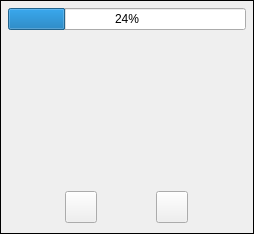
<?xml version="1.0" encoding="UTF-8"?>
<ui version="4.0">
 <class>AssetPhotoWidget</class>
 <widget class="QWidget" name="AssetPhotoWidget">
  <property name="geometry">
   <rect>
    <x>0</x>
    <y>0</y>
    <width>254</width>
    <height>234</height>
   </rect>
  </property>
  <property name="sizePolicy">
   <sizepolicy hsizetype="Expanding" vsizetype="Expanding">
    <horstretch>0</horstretch>
    <verstretch>0</verstretch>
   </sizepolicy>
  </property>
  <property name="minimumSize">
   <size>
    <width>0</width>
    <height>0</height>
   </size>
  </property>
  <property name="maximumSize">
   <size>
    <width>16777215</width>
    <height>16777215</height>
   </size>
  </property>
  <property name="windowTitle">
   <string>Form</string>
  </property>
  <layout class="QGridLayout" name="gridLayout_2">
   <property name="leftMargin">
    <number>0</number>
   </property>
   <property name="topMargin">
    <number>0</number>
   </property>
   <property name="rightMargin">
    <number>0</number>
   </property>
   <property name="bottomMargin">
    <number>0</number>
   </property>
   <property name="horizontalSpacing">
    <number>0</number>
   </property>
   <property name="verticalSpacing">
    <number>4</number>
   </property>
   <item row="0" column="0">
    <widget class="QFrame" name="m_MainFrame">
     <property name="sizePolicy">
      <sizepolicy hsizetype="Expanding" vsizetype="Expanding">
       <horstretch>0</horstretch>
       <verstretch>0</verstretch>
      </sizepolicy>
     </property>
     <property name="frameShape">
      <enum>QFrame::Box</enum>
     </property>
     <property name="frameShadow">
      <enum>QFrame::Plain</enum>
     </property>
     <layout class="QVBoxLayout" name="verticalLayout">
      <property name="spacing">
       <number>2</number>
      </property>
      <property name="leftMargin">
       <number>5</number>
      </property>
      <property name="topMargin">
       <number>5</number>
      </property>
      <property name="rightMargin">
       <number>5</number>
      </property>
      <property name="bottomMargin">
       <number>5</number>
      </property>
      <item>
       <layout class="QHBoxLayout" name="horizontalLayout_2">
        <property name="spacing">
         <number>0</number>
        </property>
        <item>
         <widget class="AvatarBar" name="m_LeftAvatarBar" native="true"/>
        </item>
        <item>
         <widget class="QFrame" name="m_PhotoEntryFrame">
          <property name="sizePolicy">
           <sizepolicy hsizetype="Expanding" vsizetype="Expanding">
            <horstretch>0</horstretch>
            <verstretch>0</verstretch>
           </sizepolicy>
          </property>
          <property name="minimumSize">
           <size>
            <width>0</width>
            <height>0</height>
           </size>
          </property>
          <property name="frameShape">
           <enum>QFrame::NoFrame</enum>
          </property>
          <property name="frameShadow">
           <enum>QFrame::Raised</enum>
          </property>
          <layout class="QGridLayout" name="gridLayout">
           <property name="leftMargin">
            <number>2</number>
           </property>
           <property name="topMargin">
            <number>2</number>
           </property>
           <property name="rightMargin">
            <number>2</number>
           </property>
           <property name="bottomMargin">
            <number>2</number>
           </property>
           <property name="spacing">
            <number>2</number>
           </property>
           <item row="1" column="0">
            <widget class="VidWidget" name="m_VidWidget" native="true">
             <property name="sizePolicy">
              <sizepolicy hsizetype="Expanding" vsizetype="Expanding">
               <horstretch>0</horstretch>
               <verstretch>0</verstretch>
              </sizepolicy>
             </property>
            </widget>
           </item>
           <item row="0" column="0">
            <widget class="QProgressBar" name="m_XferProgressBar">
             <property name="value">
              <number>24</number>
             </property>
            </widget>
           </item>
          </layout>
         </widget>
        </item>
        <item>
         <widget class="AvatarBar" name="m_RightAvatarBar" native="true"/>
        </item>
       </layout>
      </item>
      <item>
       <widget class="QFrame" name="m_TagFrame">
        <layout class="QHBoxLayout" name="horizontalLayout_3">
         <property name="spacing">
          <number>5</number>
         </property>
         <property name="leftMargin">
          <number>0</number>
         </property>
         <property name="topMargin">
          <number>0</number>
         </property>
         <property name="rightMargin">
          <number>0</number>
         </property>
         <property name="bottomMargin">
          <number>0</number>
         </property>
         <item>
          <widget class="QLabel" name="m_LeftUserNameLabel">
           <property name="sizePolicy">
            <sizepolicy hsizetype="Minimum" vsizetype="Preferred">
             <horstretch>0</horstretch>
             <verstretch>0</verstretch>
            </sizepolicy>
           </property>
           <property name="minimumSize">
            <size>
             <width>0</width>
             <height>0</height>
            </size>
           </property>
           <property name="maximumSize">
            <size>
             <width>16777215</width>
             <height>16777215</height>
            </size>
           </property>
           <property name="text">
            <string notr="true"/>
           </property>
           <property name="alignment">
            <set>Qt::AlignLeading|Qt::AlignLeft|Qt::AlignVCenter</set>
           </property>
          </widget>
         </item>
         <item>
          <widget class="QLabel" name="m_TagUserTextLabel">
           <property name="sizePolicy">
            <sizepolicy hsizetype="Expanding" vsizetype="Preferred">
             <horstretch>0</horstretch>
             <verstretch>0</verstretch>
            </sizepolicy>
           </property>
           <property name="minimumSize">
            <size>
             <width>0</width>
             <height>14</height>
            </size>
           </property>
           <property name="maximumSize">
            <size>
             <width>16777215</width>
             <height>16777215</height>
            </size>
           </property>
           <property name="text">
            <string/>
           </property>
           <property name="alignment">
            <set>Qt::AlignCenter</set>
           </property>
          </widget>
         </item>
         <item>
          <widget class="QLabel" name="m_RightUserNameLabel">
           <property name="sizePolicy">
            <sizepolicy hsizetype="Minimum" vsizetype="Preferred">
             <horstretch>0</horstretch>
             <verstretch>0</verstretch>
            </sizepolicy>
           </property>
           <property name="text">
            <string notr="true"/>
           </property>
           <property name="alignment">
            <set>Qt::AlignRight|Qt::AlignTrailing|Qt::AlignVCenter</set>
           </property>
          </widget>
         </item>
        </layout>
       </widget>
      </item>
      <item>
       <widget class="QFrame" name="m_ButtonFrame">
        <property name="sizePolicy">
         <sizepolicy hsizetype="Preferred" vsizetype="Fixed">
          <horstretch>0</horstretch>
          <verstretch>0</verstretch>
         </sizepolicy>
        </property>
        <property name="minimumSize">
         <size>
          <width>0</width>
          <height>42</height>
         </size>
        </property>
        <property name="maximumSize">
         <size>
          <width>16777215</width>
          <height>42</height>
         </size>
        </property>
        <property name="frameShape">
         <enum>QFrame::NoFrame</enum>
        </property>
        <property name="frameShadow">
         <enum>QFrame::Raised</enum>
        </property>
        <layout class="QHBoxLayout" name="horizontalLayout">
         <property name="spacing">
          <number>5</number>
         </property>
         <property name="leftMargin">
          <number>5</number>
         </property>
         <property name="topMargin">
          <number>5</number>
         </property>
         <property name="rightMargin">
          <number>5</number>
         </property>
         <property name="bottomMargin">
          <number>5</number>
         </property>
         <item>
          <widget class="VxPushButton" name="m_SendButton">
           <property name="sizePolicy">
            <sizepolicy hsizetype="Fixed" vsizetype="Fixed">
             <horstretch>0</horstretch>
             <verstretch>0</verstretch>
            </sizepolicy>
           </property>
           <property name="minimumSize">
            <size>
             <width>32</width>
             <height>32</height>
            </size>
           </property>
           <property name="maximumSize">
            <size>
             <width>32</width>
             <height>32</height>
            </size>
           </property>
           <property name="text">
            <string/>
           </property>
           <property name="iconSize">
            <size>
             <width>32</width>
             <height>32</height>
            </size>
           </property>
          </widget>
         </item>
         <item>
          <widget class="VxPushButton" name="m_ShredButton">
           <property name="sizePolicy">
            <sizepolicy hsizetype="Fixed" vsizetype="Fixed">
             <horstretch>0</horstretch>
             <verstretch>0</verstretch>
            </sizepolicy>
           </property>
           <property name="minimumSize">
            <size>
             <width>32</width>
             <height>32</height>
            </size>
           </property>
           <property name="maximumSize">
            <size>
             <width>32</width>
             <height>32</height>
            </size>
           </property>
           <property name="text">
            <string/>
           </property>
           <property name="iconSize">
            <size>
             <width>32</width>
             <height>32</height>
            </size>
           </property>
          </widget>
         </item>
        </layout>
       </widget>
      </item>
     </layout>
    </widget>
   </item>
  </layout>
 </widget>
 <customwidgets>
  <customwidget>
   <class>VxPushButton</class>
   <extends>QPushButton</extends>
   <header location="global">VxPushButton.h</header>
  </customwidget>
  <customwidget>
   <class>AvatarBar</class>
   <extends>QWidget</extends>
   <header>AvatarBar.h</header>
   <container>1</container>
  </customwidget>
  <customwidget>
   <class>VidWidget</class>
   <extends>QWidget</extends>
   <header location="global">VidWidget.h</header>
   <container>1</container>
  </customwidget>
 </customwidgets>
 <resources/>
 <connections/>
</ui>
